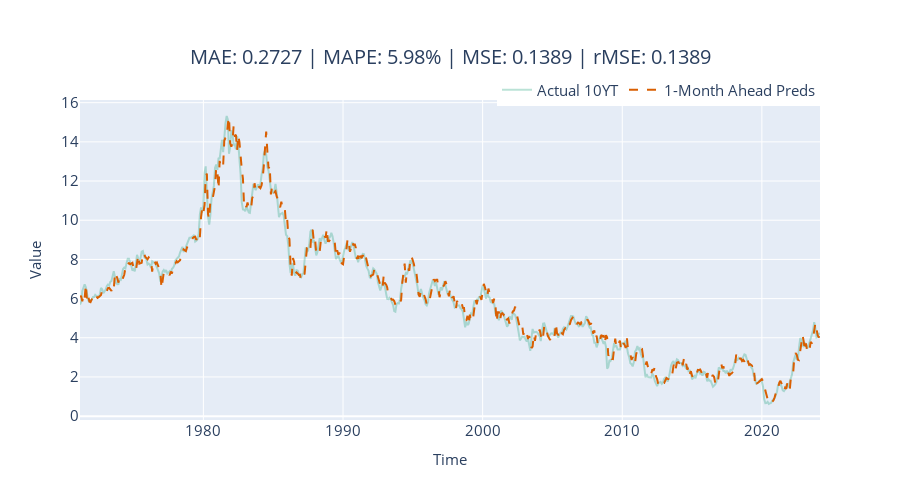

The notebook cell saved with this chart:
### Code cell
# create dataframe for plotting 
to_plot = pd.DataFrame(format_y_pred(step1_preds, "preds"))
to_plot = to_plot.join(format_y_pred(step1_act, "act"))

# plot results 
fig = plot_forecast(to_plot, forecast_columns=["preds"], forecast_display_names=['1-Month Ahead Preds'])
fig = format_plot(fig, title=f"MAE: {metrics['MAE']:.4f} | MAPE: {metrics['MAPE']:.2f}% | MSE: {metrics['MSE']:.4f} | rMSE: {metrics['rMSE']:.4f}")
fig.show()

### Figure 1 — Plotly figure (JSON) as saved in the notebook; plotly's stock layout.template omitted (floating-point values rounded to 4 significant figures; data arrays with more than 128 entries replaced by an {"elided": "..."} marker saying what was removed)
{"data": [{"line": {"color": "rgba(27,158,119, 0.3)"}, "mode": "lines", "name": "Actual 10YT", "type": "scatter", "x": {"elided": "637 str values"}, "y": {"elided": "637 float values"}}, {"line": {"color": "rgba(217,95,2, 1)", "dash": "dash"}, "mode": "lines", "name": "1-Month Ahead Preds", "type": "scatter", "x": {"elided": "637 str values"}, "y": {"elided": "637 float values"}}], "layout": {"autosize": false, "height": 500, "legend": {"font": {"size": 15}, "orientation": "h", "title": {}, "x": 1, "xanchor": "right", "y": 0.98, "yanchor": "bottom"}, "title": {"font": {"size": 20}, "text": "MAE: 0.2727 | MAPE: 5.98% | MSE: 0.1389 | rMSE: 0.1389", "x": 0.5, "xanchor": "center", "yanchor": "top"}, "width": 900, "xaxis": {"autorange": true, "range": ["1971-03-01", "2024-03-01"], "tickfont": {"size": 15}, "title": {"font": {"size": 15}, "text": "Time"}, "type": "date"}, "yaxis": {"autorange": true, "range": [-0.1967, 16.14], "tickfont": {"size": 15}, "title": {"font": {"size": 15}, "text": "Value"}, "type": "linear"}}}
